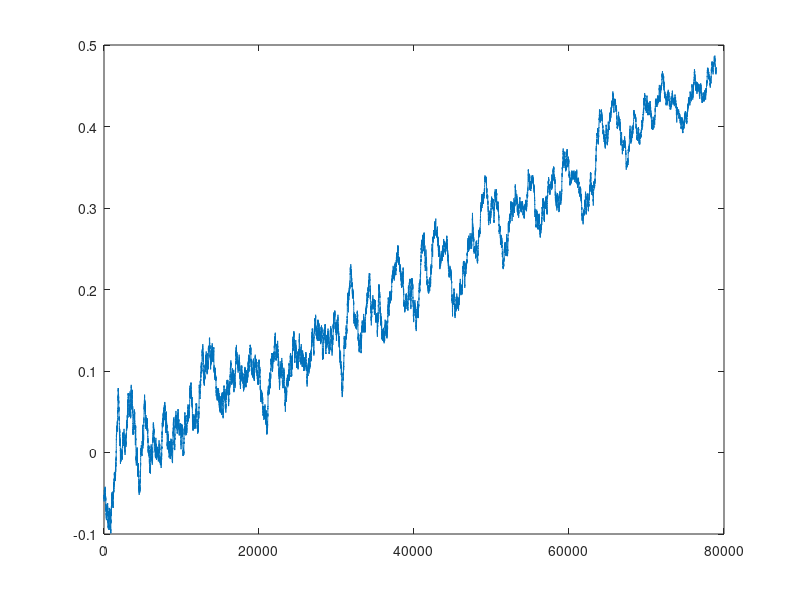

Source code (MATLAB):
clear;
clc;

load data4band.mat
loss1=data4band(:,1);
loss2=data4band(:,2);
reward=data4band(:,3);


h_av=ones(1,1000)/1000;
temp=filter(h_av,1,reward);
plot(temp(1000:80000));




